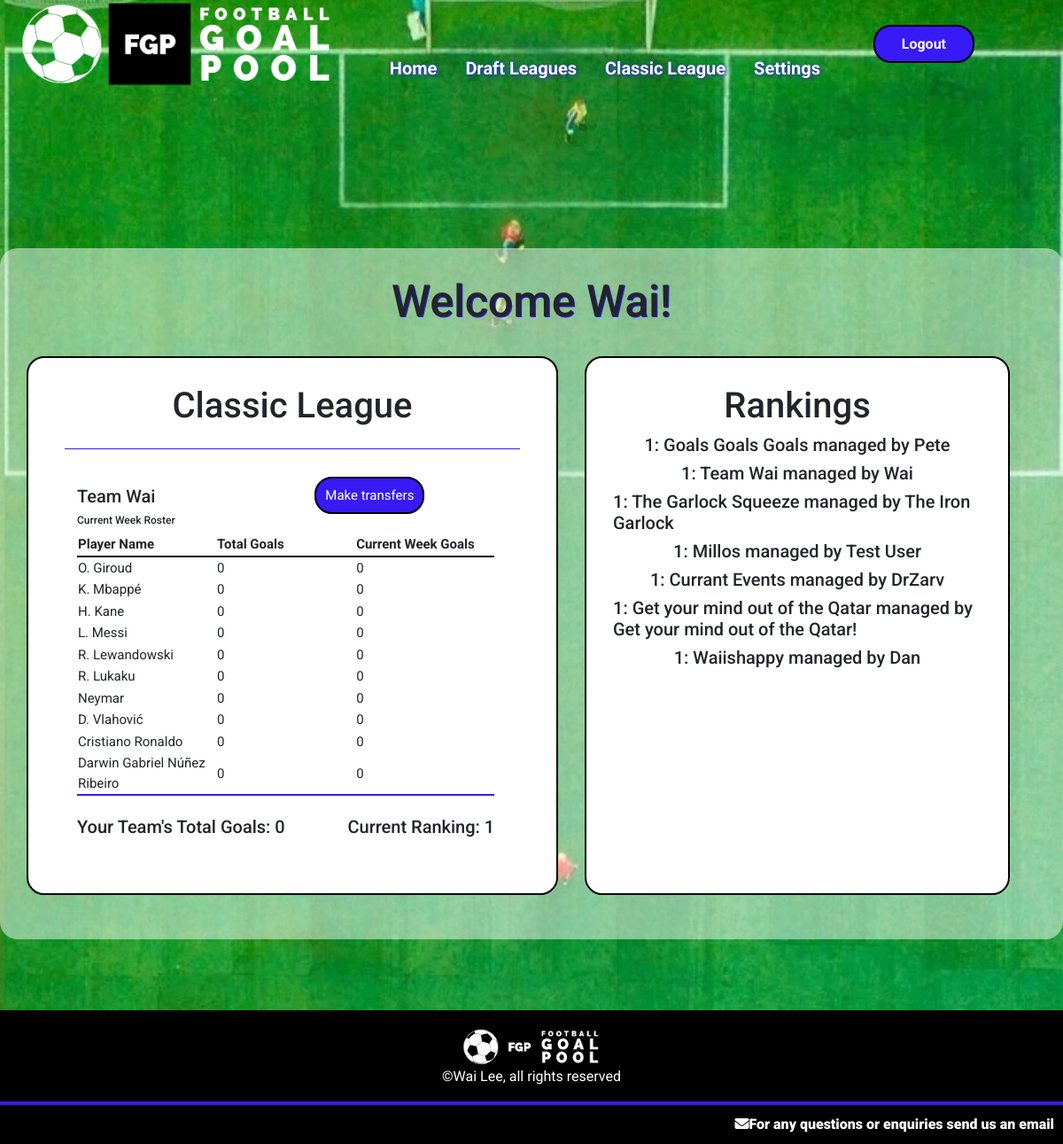
The app's page /globalleague (signed in) with its own data.
### goalpoolapp/models.py (models this page shows, shortened)
class User(AbstractUser):
    emailpermission = models.BooleanField(null=True)

class Team(models.Model):
    manager = models.ForeignKey(User, on_delete=models.CASCADE, related_name="managedteams")
    league = models.ForeignKey(League, on_delete=models.CASCADE, related_name="leagueteams")
    players = models.ManyToManyField(Player, related_name="teams", blank=True)
    provisionalplayers = models.ManyToManyField(Player, related_name="provisionalteams", blank=True)
    rank = models.IntegerField(default=1)
    teamname = models.CharField(max_length=64)
    totalgoals = models.IntegerField(default=0)
    draftnumber = models.IntegerField(blank=True, null=True)

class Player(models.Model):
    playercode = models.IntegerField()
    leagues = models.ManyToManyField(League, related_name="leagueplayers", blank=True)
    nickname = models.CharField(max_length=64)
    goals = models.IntegerField(default=0)
    country = models.ForeignKey(Country, on_delete=models.CASCADE, related_name="players")
    currentweekgoals = models.IntegerField(default=0)
    position = models.CharField(max_length=12)
    pic = models.CharField(max_length=100)

### goalpoolapp/views.py (the view)
# urls.py: path('globalleague', views.globalleague, name='globalleague'),
@login_required
def globalleague(request):
    if request.method == "GET":
        global_league = League.objects.get(id='19')
        try:
            userteam = Team.objects.get(league=global_league, manager=request.user)
            global_teams = global_league.leagueteams.all().order_by('totalgoals')
            teamorder = Paginator(global_teams, 50)
            page = request.GET.get('page')
            teams = teamorder.get_page(page)
            return render(request, 'goalpoolapp/globalleague.html', {
                "league": global_league,
                "team": userteam,
                "teams": teams
            })
        except:
            return render(request, 'goalpoolapp/globalleague.html')

### goalpoolapp/templates/goalpoolapp/globalleague.html (shortened to what this page needs)
{% extends "goalpoolapp/layout.html" %}
{% load static %}
{% block body %}
<div id="main-page-content-container">
    <div id="main-page-content">
        <h2>Welcome {{ user.username }}!</h2>
        <br>
        {% if not team %}
        <h3>You currently do not have a team registered for the Classic league</h3>
        <a class="button" href="{% url 'goalpoolapp:createglobalteam' %}">Click here to create a team</a>
        {% else %}
            <div class="leagues-container">
                <div>
                    <div class="leaguecontainer">
                        <h3>Classic League</h3>
                        <hr>
                        <div class="leagueinformation">
                            <div class="leaguetablecontainer">
                                <div class="split-flexbox">
                                    <div>
                                        <h5>{{ team.teamname }}</h5>
                                        <h6>Current Week Roster</h6>
                                    </div>
                                    <br>
                                    <div>
                                        <a class="button" href="{% url 'goalpoolapp:globaltransfers' %}">Make transfers</a>
                                    </div>
                                    <br>
                                </div>
                                <table class="leaguetable">
                                    <tr>
                                        <th>Player Name</th>
                                        <th>Total Goals</th>
                                        <th>Current Week Goals</th>
                                    </tr>
                                    {% for player in team.players.all %}
                                    <tr>
                                        <td>{{ player.nickname }}</td>
                                        <td>{{ player.goals }}</td>
                                        <td>{{ player.currentweekgoals }}</td>
                                    </tr>
                                    {% endfor %}
                                </table>
                                <br>
                                <div class="split-flexbox">
                                    <h5>
                                        Your Team's Total Goals: {{ team.totalgoals }}
                                    </h5>
                                    <h5>
                                        Current Ranking: {{ team.rank }}
                                    </h5>
                                </div>
                            </div>
                        </div>
                    </div>
                </div>
                <div class="leaguecontainer">
                    <h3>Rankings</h3>
                    {% for team in teams %}
                    <h5>{{ team.rank }}: {{ team.teamname }} managed by {{ team.manager }}</h5>
                    {% endfor %}
                </div>
            </div>
        {% endif %}
    </div>
</div>
{% endblock %}

### goalpoolapp/static/goalpoolapp/styles.css (style rules this page uses)
* { font-family: 'Roboto', sans-serif; }
h2 { font-size: 50px; text-shadow: 1px 1px #371af5; text-align: center; }
h3 { font-size: 40px; text-align: center; }
h6 { font-size: 12px; }
body { min-height: 100vh; display: flex; flex-direction: column; }
hr { border: 0; clear:both; display:block; width: 96%; background-color: #371af5; height: 1px; }
.button { background-color: #371af5; padding: 10px; border-radius: 20px; color: white; border: solid black 2px; }
th { width: 20%; border-bottom: solid black 2px; }
tr { height: 20px; }
.split-flexbox { display: flex; justify-content: space-between; }
#main-page-content-container { display: flex; flex-direction: column; align-items: center; padding: 30px; }
#main-page-content { max-width: 1200px; background-color: #FFFFFF80; display: flex; flex-direction: column; align-items: center; padding: 30px; margin-top: 250px; border-radius: 20px; }
.leaguecontainer { margin: 0 5% 20px; display: flex; flex-direction: column; align-items: center; width: 600px; border: black solid 2px; border-radius: 20px; padding: 30px; background-color: white; -webkit-border-radius: 20px; -moz-border-radius: 20px; -ms-border-radius: 20px; -o-border-radius: 20px; }
.leagues-container { display: flex; flex-direction: row; }
.leagueinformation { display: flex; flex-direction: row; justify-content: space-between; width: 100%; padding: 20px; }
.leaguetablecontainer { width: 95%; font-size: 15px; margin: 5px; }
.leaguetable { border-bottom: #371af5 solid 2px; }

### records on screen
User: username "Wai"
Team: teamname "Team Wai", totalgoals "0", rank "1", manager "Wai"
Player: nickname "O. Giroud", goals "0", currentweekgoals "0"
Player: nickname "K. Mbappé", goals "0", currentweekgoals "0"
Player: nickname "H. Kane", goals "0", currentweekgoals "0"
Player: nickname "L. Messi", goals "0", currentweekgoals "0"
Player: nickname "R. Lewandowski", goals "0", currentweekgoals "0"
Player: nickname "R. Lukaku", goals "0", currentweekgoals "0"
Player: nickname "Neymar", goals "0", currentweekgoals "0"
Player: nickname "D. Vlahović", goals "0", currentweekgoals "0"
Player: nickname "Cristiano Ronaldo", goals "0", currentweekgoals "0"
Player: nickname "Darwin Gabriel Núñez Ribeiro", goals "0", currentweekgoals "0"
Team: rank "1", teamname "Goals Goals Goals", manager "Pete"
Team: rank "1", teamname "The Garlock Squeeze", manager "The Iron Garlock"
Team: rank "1", teamname "Millos", manager "Test User"
Team: rank "1", teamname "Currant Events", manager "DrZarv"
Team: rank "1", teamname "Get your mind out of the Qatar", manager "Get your mind out of the Qatar!"
Team: rank "1", teamname "Waiishappy", manager "Dan"
